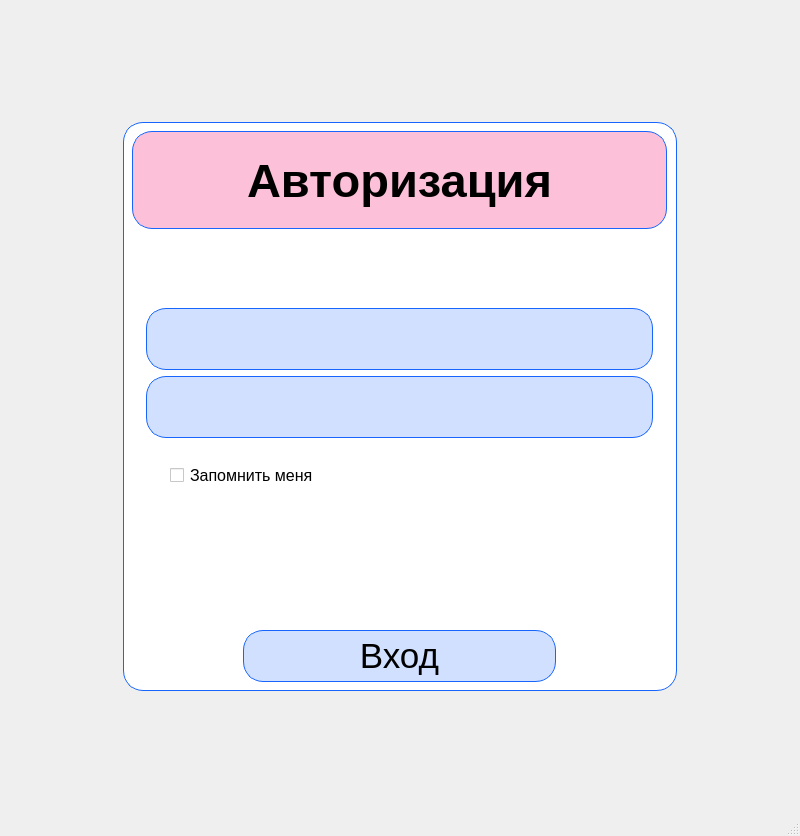
<?xml version="1.0" encoding="UTF-8"?>
<ui version="4.0">
 <class>m_wAvtorization</class>
 <widget class="QMainWindow" name="m_wAvtorization">
  <property name="geometry">
   <rect>
    <x>0</x>
    <y>0</y>
    <width>800</width>
    <height>836</height>
   </rect>
  </property>
  <property name="windowTitle">
   <string>Avtorization</string>
  </property>
  <widget class="QWidget" name="centralwidget">
   <layout class="QGridLayout" name="gridLayout">
    <item row="0" column="0" alignment="Qt::AlignLeft|Qt::AlignTop">
     <widget class="QLabel" name="logo">
      <property name="minimumSize">
       <size>
        <width>206</width>
        <height>67</height>
       </size>
      </property>
      <property name="maximumSize">
       <size>
        <width>206</width>
        <height>67</height>
       </size>
      </property>
      <property name="text">
       <string/>
      </property>
      <property name="pixmap">
       <pixmap resource="resources.qrc">:/pictures/src/logo.png</pixmap>
      </property>
      <property name="scaledContents">
       <bool>true</bool>
      </property>
     </widget>
    </item>
    <item row="0" column="0" alignment="Qt::AlignHCenter|Qt::AlignVCenter">
     <widget class="QWidget" name="form" native="true">
      <property name="minimumSize">
       <size>
        <width>554</width>
        <height>569</height>
       </size>
      </property>
      <property name="maximumSize">
       <size>
        <width>554</width>
        <height>569</height>
       </size>
      </property>
      <property name="styleSheet">
       <string notr="true">background-color: rgb(255, 255, 255);
border-radius: 20px;
border:1px solid rgb(23, 101, 253);
</string>
      </property>
      <layout class="QVBoxLayout" name="verticalLayout">
       <item alignment="Qt::AlignHCenter|Qt::AlignTop">
        <widget class="QLabel" name="label">
         <property name="minimumSize">
          <size>
           <width>535</width>
           <height>98</height>
          </size>
         </property>
         <property name="maximumSize">
          <size>
           <width>535</width>
           <height>98</height>
          </size>
         </property>
         <property name="font">
          <font>
           <family>Segoe UI</family>
           <pointsize>35</pointsize>
           <bold>true</bold>
          </font>
         </property>
         <property name="styleSheet">
          <string notr="true">background-color: rgb(252, 192, 217);
border-radius: 20px;
border:1px solid rgb(23, 101, 253);</string>
         </property>
         <property name="text">
          <string>Авторизация</string>
         </property>
         <property name="alignment">
          <set>Qt::AlignCenter</set>
         </property>
        </widget>
       </item>
       <item alignment="Qt::AlignHCenter">
        <widget class="QTextEdit" name="login">
         <property name="minimumSize">
          <size>
           <width>507</width>
           <height>62</height>
          </size>
         </property>
         <property name="maximumSize">
          <size>
           <width>507</width>
           <height>62</height>
          </size>
         </property>
         <property name="font">
          <font>
           <family>Segoe UI</family>
           <pointsize>14</pointsize>
          </font>
         </property>
         <property name="styleSheet">
          <string notr="true">background-color: rgb(209, 224, 255);
border-radius: 20px;
border:1px solid rgb(23, 101, 253);</string>
         </property>
        </widget>
       </item>
       <item alignment="Qt::AlignHCenter">
        <widget class="QTextEdit" name="password">
         <property name="minimumSize">
          <size>
           <width>507</width>
           <height>62</height>
          </size>
         </property>
         <property name="maximumSize">
          <size>
           <width>507</width>
           <height>62</height>
          </size>
         </property>
         <property name="font">
          <font>
           <family>Segoe UI</family>
           <pointsize>14</pointsize>
           <bold>false</bold>
          </font>
         </property>
         <property name="styleSheet">
          <string notr="true">background-color: rgb(209, 224, 255);
border-radius: 20px;
border:1px solid rgb(23, 101, 253);</string>
         </property>
        </widget>
       </item>
       <item alignment="Qt::AlignHCenter">
        <widget class="QCheckBox" name="checkBox">
         <property name="sizePolicy">
          <sizepolicy hsizetype="Expanding" vsizetype="Expanding">
           <horstretch>0</horstretch>
           <verstretch>0</verstretch>
          </sizepolicy>
         </property>
         <property name="minimumSize">
          <size>
           <width>460</width>
           <height>62</height>
          </size>
         </property>
         <property name="maximumSize">
          <size>
           <width>460</width>
           <height>62</height>
          </size>
         </property>
         <property name="font">
          <font>
           <family>Segoe UI</family>
           <pointsize>12</pointsize>
          </font>
         </property>
         <property name="styleSheet">
          <string notr="true">border: 0px solid rgb(255, 255, 255);
</string>
         </property>
         <property name="text">
          <string>Запомнить меня</string>
         </property>
        </widget>
       </item>
       <item alignment="Qt::AlignHCenter|Qt::AlignBottom">
        <widget class="QPushButton" name="buttonLogin">
         <property name="minimumSize">
          <size>
           <width>313</width>
           <height>52</height>
          </size>
         </property>
         <property name="maximumSize">
          <size>
           <width>313</width>
           <height>52</height>
          </size>
         </property>
         <property name="font">
          <font>
           <pointsize>26</pointsize>
          </font>
         </property>
         <property name="styleSheet">
          <string notr="true">background-color: rgb(209, 224, 255);
border-radius: 20px;
border:1px solid rgb(23, 101, 253);</string>
         </property>
         <property name="text">
          <string>Вход</string>
         </property>
        </widget>
       </item>
      </layout>
     </widget>
    </item>
   </layout>
  </widget>
  <widget class="QMenuBar" name="menubar">
   <property name="geometry">
    <rect>
     <x>0</x>
     <y>0</y>
     <width>800</width>
     <height>21</height>
    </rect>
   </property>
  </widget>
  <widget class="QStatusBar" name="statusbar"/>
 </widget>
 <resources>
  <include location="resources.qrc"/>
 </resources>
 <connections/>
</ui>
